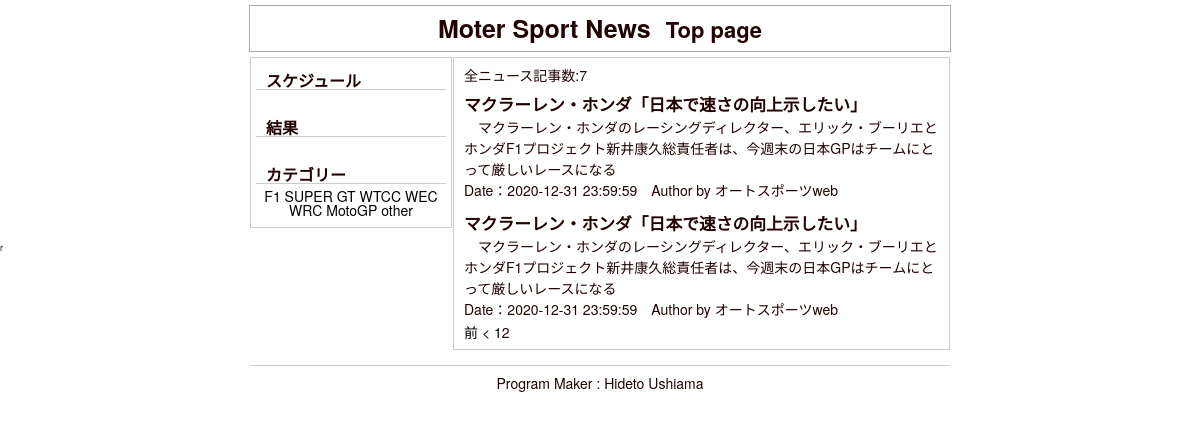
Page /news_list.php?page=2 on the committed database.
### tables this page shows
CREATE TABLE IF NOT EXISTS `s_category` (
  `c_id` int(11) NOT NULL,
  `ca_name` varchar(64) NOT NULL,
  `c_outline` varchar(518) NOT NULL,
  `show_flg` int(11) NOT NULL
);

CREATE TABLE IF NOT EXISTS `s_news` (
  `s_id` int(11) NOT NULL,
  `s_title` varchar(64) NOT NULL,
  `s_detail` varchar(1024) NOT NULL,
  `s_outline` varchar(128) NOT NULL,
  `author` varchar(12) NOT NULL,
  `show_flg` int(11) NOT NULL,
  `category` int(11) NOT NULL,
  `s_index` int(11) NOT NULL,
  `create_date` datetime NOT NULL,
  `update_date` datetime NOT NULL,
  `open_date` datetime NOT NULL,
  `close_date` datetime NOT NULL
);

### sche_part.php (the view, shortened to what this page needs)
<?php
 $db_set = "ORDER BY c_id";
$pdo = new PDO("mysql:host=localhost;dbname=cs_academy;charset=utf8", "root", "");
$sql = "SELECT * FROM s_category ".$db_set;
$stmt = $pdo->prepare($sql);
$stmt->execute();
$results = $stmt->fetchAll(PDO::FETCH_ASSOC);
echo "<div class=\"cate_s\">";
echo "<div class=\"cate_t\">スケジュール</div>";
echo "</div>";
?>

### cate_part.php (shortened to what this page needs)
<?php
 $view = "";
 $db_set = "ORDER BY c_id";
$pdo = new PDO("mysql:host=localhost;dbname=cs_academy;charset=utf8", "root", "");
$sql = "SELECT * FROM s_category ".$db_set;
$stmt = $pdo->prepare($sql);
$stmt->execute();
$results = $stmt->fetchAll(PDO::FETCH_ASSOC);
foreach($results as $row) {
	$view .= " <a href=\"news.php?cate=".$row["c_id"]."\">".$row["ca_name"]."</a> ";
}
echo "<div class=\"cate_s\">";
echo "<div class=\"cate_t\">カテゴリー</div>";
echo $view;
echo "</div>";
?>

### l_news.php (shortened to what this page needs)
<?php
 $view = "";
$db_set = "ORDER BY create_date";
$set_n = 5;
if(isset($_GET["page"])){
	$page = intval($_GET["page"]);
	if($page == 1){
		$lo = " LIMIT " . $set_n;
	}else{
		$news_s = ($page - 1) * $set_n;
		$lo = " LIMIT " . $set_n . " OFFSET " . $news_s;
	}
}else{
	$page = 1;
	$news_s = ($page - 1) * $set_n;
	$lo = " LIMIT " . $set_n . " OFFSET " . $news_s;
}
$pdo = new PDO("mysql:host=localhost;dbname=cs_academy;charset=utf8", "root", "");
$sql = "SELECT * FROM s_news ".$db_set;
$stmt = $pdo->prepare($sql);
$stmt->execute();
$results = $stmt->fetchAll(PDO::FETCH_ASSOC);
$count=$stmt->rowCount();
$sql = "SELECT * FROM s_news ".$db_set.$lo;
$stmt = $pdo->prepare($sql);
$stmt->execute();
$results = $stmt->fetchAll(PDO::FETCH_ASSOC);
$view .= "全ニュース記事数:".$count;
if ($count > $set_n){
	$n_page = (int) (intval($count) / intval($set_n));
	$a_page = $count % $set_n;
	if($a_page != 0){
	$n_page++;
	}
}
foreach($results as $row) {
	$view .= "<article class=\"news-detail\">";
	$view .= "<dl>";
	$view .= "<a href=\"news.php?id=".$row["s_id"]."\">";
	$view .= "<dd class=\"news-title\">".mb_substr($row["s_title"],0,25)."</dd>";
	$view .= "<dd>".mb_substr($row["s_detail"],0,80)."</dd>";
	$view .= "<div class=\"news_d\"><span>Date：</span>".$row["create_date"]."　<span>Author by</span> ".$row["author"]."</div>";
	$view .= "</a>";
	$view .= "</dl>";
	$view .= "</article>";
}
echo "<div class=\"page_l\">";
if ($page != 1) {
	$view .= "<a href=\"news_list.php?page=" . ($page - 1) . "\">前 <  </a>";
}
if ($n_page > 1) {
	echo "<span class=\"page_n\">";
	for($a=1;$a<=$n_page;$a++){
		if($a==$page){
			$view .= "<span class=\"page_e\">".$a."</span>";
		}else{
			$view .= "<span class=\"page_o\"><a href=\"news_list.php?page=".$a. "\">".$a."</a></span>";
		}
	}
	$view .= "</span>";
}
$view .= "</div>";
echo "<div class=\"l_news\">";
echo $view;
echo "</div>";
 ?>

### css/style.css (style rules this page uses)
body { font-size:62.5%; font-family:'Helvetica Neue', Helvetica, Arial, YuGothic, 'Yu Gothic', 游ゴシック体, '游ゴシック', 'ヒラギノ角ゴ ProN W3', 'Hiragino Kaku Gothic ProN', 'ヒラギノ角ゴ Pro W3', 'Hiragino Kaku Gothic Pro', メイリオ, Meiryo, 'MS ゴシック', 'MS Gothic', sans-serif; }
.cate_s { padding:10px 0; }
.cate_t { font-size:16px; font-weight:bold; text-align:left; padding-left:10px; margin:5px 5px; border-bottom:1px solid #ccc; }
.l_news { text-align:left; padding:10px; }
.news-detail { width:480px; margin:10px auto 5px auto; line-height:1.5; }
.news-title { // width:500px; font-size:120%; font-weight:bold; margin:0 auto; // padding-left: 40px; line-height:1.5; }

### rows in the picture
s_category: ca_name "F1"
s_category: ca_name "SUPER GT"
s_category: ca_name "WTCC"
s_category: ca_name "WEC"
s_category: ca_name "WRC"
s_category: ca_name "MotoGP"
s_category: ca_name "other"
s_news: s_title "マクラーレン・ホンダ「日本で速さの向上示したい」", s_detail "マクラーレン・ホンダのレーシングディレクター、エリック・ブーリエとホンダF1プロジェクト新井康久総責任者は、今週末の日本GPはチームにとって厳しいレースになる", create_date "2020-12-31 23:59:59", author "オートスポーツweb"
s_news: s_title "マクラーレン・ホンダ「日本で速さの向上示したい」", s_detail "マクラーレン・ホンダのレーシングディレクター、エリック・ブーリエとホンダF1プロジェクト新井康久総責任者は、今週末の日本GPはチームにとって厳しいレースになる", create_date "2020-12-31 23:59:59", author "オートスポーツweb"

### other values in the picture
$view "全ニュース記事数:7"
